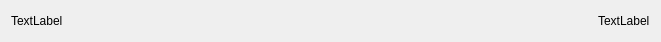
<?xml version="1.0" encoding="UTF-8"?>
<ui version="4.0">
 <class>Form</class>
 <widget class="QWidget" name="Form">
  <property name="geometry">
   <rect>
    <x>0</x>
    <y>0</y>
    <width>661</width>
    <height>41</height>
   </rect>
  </property>
  <property name="maximumSize">
   <size>
    <width>5000</width>
    <height>41</height>
   </size>
  </property>
  <property name="windowTitle">
   <string>Form</string>
  </property>
  <layout class="QHBoxLayout" name="horizontalLayout">
   <item>
    <widget class="QLabel" name="txtStatus">
     <property name="maximumSize">
      <size>
       <width>16777215</width>
       <height>21</height>
      </size>
     </property>
     <property name="text">
      <string>TextLabel</string>
     </property>
    </widget>
   </item>
   <item>
    <spacer name="horizontalSpacer">
     <property name="orientation">
      <enum>Qt::Orientation::Horizontal</enum>
     </property>
     <property name="sizeHint" stdset="0">
      <size>
       <width>530</width>
       <height>20</height>
      </size>
     </property>
    </spacer>
   </item>
   <item>
    <widget class="QLabel" name="indicatorStatus">
     <property name="maximumSize">
      <size>
       <width>16777215</width>
       <height>21</height>
      </size>
     </property>
     <property name="text">
      <string>TextLabel</string>
     </property>
    </widget>
   </item>
  </layout>
 </widget>
 <resources/>
 <connections/>
</ui>
